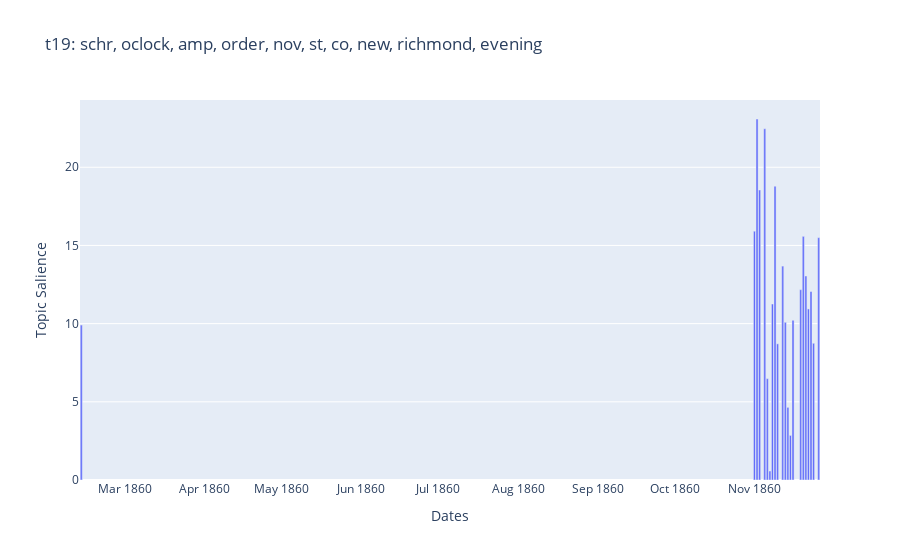

Notebook cell for this chart:
### Code cell
# Create the data for the bar chart
bar_data = go.Bar(
    x=topicSum["date"], 
    y=topicSum[topic]
)
# Create the layout information for display
layout = go.Layout(
    title=topic+": "+topicDic[topic],    
    xaxis=dict(title='Dates'),
    yaxis=dict(title='Topic Salience')
)
# These two together create the "figure"
figure = go.Figure(data=[bar_data], layout=layout)
# Use "iplot" to create the figure in the Jupyter notebook
iplot(figure)

### Figure 1 — Plotly figure (JSON) as saved in the notebook; plotly's stock layout.template omitted (floating-point values rounded to 4 significant figures)
{"data": [{"type": "bar", "x": ["1860-02-13", "1860-11-01", "1860-11-02", "1860-11-03", "1860-11-05", "1860-11-06", "1860-11-07", "1860-11-08", "1860-11-09", "1860-11-10", "1860-11-12", "1860-11-13", "1860-11-14", "1860-11-15", "1860-11-16", "1860-11-19", "1860-11-20", "1860-11-21", "1860-11-22", "1860-11-23", "1860-11-24", "1860-11-26"], "y": [9.91, 15.91, 23.09, 18.55, 22.47, 6.483, 0.5756, 11.26, 18.79, 8.708, 13.68, 10.09, 4.645, 2.851, 10.22, 12.17, 15.58, 13.05, 10.94, 12.05, 8.744, 15.5]}], "layout": {"title": {"text": "t19: schr, oclock, amp, order, nov, st, co, new, richmond, evening"}, "xaxis": {"title": {"text": "Dates"}}, "yaxis": {"title": {"text": "Topic Salience"}}}}
